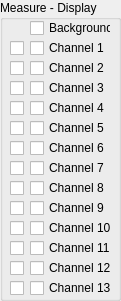
     <widget class="QGroupBox" name="groupBox_Measure">
      <property name="geometry">
       <rect>
        <x>910</x>
        <y>10</y>
        <width>121</width>
        <height>301</height>
       </rect>
      </property>
      <property name="font">
       <font>
        <pointsize>9</pointsize>
       </font>
      </property>
      <property name="title">
       <string>Measure - Display</string>
      </property>
      <widget class="QCheckBox" name="checkBox_MeasureChannel1">
       <property name="geometry">
        <rect>
         <x>10</x>
         <y>40</y>
         <width>15</width>
         <height>16</height>
        </rect>
       </property>
       <property name="maximumSize">
        <size>
         <width>81</width>
         <height>16777215</height>
        </size>
       </property>
       <property name="text">
        <string/>
       </property>
      </widget>
      <widget class="QCheckBox" name="checkBox_MeasureChannel2">
       <property name="geometry">
        <rect>
         <x>10</x>
         <y>60</y>
         <width>15</width>
         <height>16</height>
        </rect>
       </property>
       <property name="text">
        <string/>
       </property>
      </widget>
      <widget class="QCheckBox" name="checkBox_MeasureChannel3">
       <property name="geometry">
        <rect>
         <x>10</x>
         <y>80</y>
         <width>15</width>
         <height>16</height>
        </rect>
       </property>
       <property name="text">
        <string/>
       </property>
      </widget>
      <widget class="QCheckBox" name="checkBox_MeasureChannel4">
       <property name="geometry">
        <rect>
         <x>10</x>
         <y>100</y>
         <width>15</width>
         <height>16</height>
        </rect>
       </property>
       <property name="text">
        <string/>
       </property>
      </widget>
      <widget class="QCheckBox" name="checkBox_MeasureChannel5">
       <property name="geometry">
        <rect>
         <x>10</x>
         <y>120</y>
         <width>15</width>
         <height>16</height>
        </rect>
       </property>
       <property name="text">
        <string/>
       </property>
      </widget>
      <widget class="QCheckBox" name="checkBox_MeasureChannel6">
       <property name="geometry">
        <rect>
         <x>10</x>
         <y>140</y>
         <width>15</width>
         <height>16</height>
        </rect>
       </property>
       <property name="text">
        <string/>
       </property>
      </widget>
      <widget class="QCheckBox" name="checkBox_MeasureChannel7">
       <property name="geometry">
        <rect>
         <x>10</x>
         <y>160</y>
         <width>15</width>
         <height>16</height>
        </rect>
       </property>
       <property name="text">
        <string/>
       </property>
      </widget>
      <widget class="QCheckBox" name="checkBox_MeasureChannel8">
       <property name="geometry">
        <rect>
         <x>10</x>
         <y>180</y>
         <width>15</width>
         <height>16</height>
        </rect>
       </property>
       <property name="text">
        <string/>
       </property>
      </widget>
      <widget class="QCheckBox" name="checkBox_MeasureChannel9">
       <property name="geometry">
        <rect>
         <x>10</x>
         <y>200</y>
         <width>15</width>
         <height>16</height>
        </rect>
       </property>
       <property name="text">
        <string/>
       </property>
      </widget>
      <widget class="QCheckBox" name="checkBox_MeasureChannel10">
       <property name="geometry">
        <rect>
         <x>10</x>
         <y>220</y>
         <width>15</width>
         <height>16</height>
        </rect>
       </property>
       <property name="text">
        <string/>
       </property>
      </widget>
      <widget class="QCheckBox" name="checkBox_MeasureChannel11">
       <property name="geometry">
        <rect>
         <x>10</x>
         <y>240</y>
         <width>15</width>
         <height>16</height>
        </rect>
       </property>
       <property name="text">
        <string/>
       </property>
      </widget>
      <widget class="QCheckBox" name="checkBox_MeasureChannel12">
       <property name="geometry">
        <rect>
         <x>10</x>
         <y>260</y>
         <width>15</width>
         <height>16</height>
        </rect>
       </property>
       <property name="text">
        <string/>
       </property>
      </widget>
      <widget class="QCheckBox" name="checkBox_MeasureChannel13">
       <property name="geometry">
        <rect>
         <x>10</x>
         <y>280</y>
         <width>15</width>
         <height>16</height>
        </rect>
       </property>
       <property name="text">
        <string/>
       </property>
      </widget>
      <widget class="QCheckBox" name="checkBox_DisplayChannel0">
       <property name="geometry">
        <rect>
         <x>30</x>
         <y>20</y>
         <width>81</width>
         <height>16</height>
        </rect>
       </property>
       <property name="text">
        <string>Background</string>
       </property>
       <property name="checkable">
        <bool>true</bool>
       </property>
       <property name="checked">
        <bool>false</bool>
       </property>
      </widget>
      <widget class="QCheckBox" name="checkBox_DisplayChannel13">
       <property name="geometry">
        <rect>
         <x>30</x>
         <y>280</y>
         <width>81</width>
         <height>16</height>
        </rect>
       </property>
       <property name="text">
        <string>Channel 13</string>
       </property>
      </widget>
      <widget class="QCheckBox" name="checkBox_DisplayChannel3">
       <property name="geometry">
        <rect>
         <x>30</x>
         <y>80</y>
         <width>81</width>
         <height>16</height>
        </rect>
       </property>
       <property name="text">
        <string>Channel 3</string>
       </property>
      </widget>
      <widget class="QCheckBox" name="checkBox_DisplayChannel8">
       <property name="geometry">
        <rect>
         <x>30</x>
         <y>180</y>
         <width>81</width>
         <height>16</height>
        </rect>
       </property>
       <property name="text">
        <string>Channel 8</string>
       </property>
      </widget>
      <widget class="QCheckBox" name="checkBox_DisplayChannel10">
       <property name="geometry">
        <rect>
         <x>30</x>
         <y>220</y>
         <width>81</width>
         <height>16</height>
        </rect>
       </property>
       <property name="text">
        <string>Channel 10</string>
       </property>
      </widget>
      <widget class="QCheckBox" name="checkBox_DisplayChannel5">
       <property name="geometry">
        <rect>
         <x>30</x>
         <y>120</y>
         <width>81</width>
         <height>16</height>
        </rect>
       </property>
       <property name="text">
        <string>Channel 5</string>
       </property>
      </widget>
      <widget class="QCheckBox" name="checkBox_DisplayChannel2">
       <property name="geometry">
        <rect>
         <x>30</x>
         <y>60</y>
         <width>81</width>
         <height>16</height>
        </rect>
       </property>
       <property name="text">
        <string>Channel 2</string>
       </property>
      </widget>
      <widget class="QCheckBox" name="checkBox_DisplayChannel12">
       <property name="geometry">
        <rect>
         <x>30</x>
         <y>260</y>
         <width>81</width>
         <height>16</height>
        </rect>
       </property>
       <property name="text">
        <string>Channel 12</string>
       </property>
      </widget>
      <widget class="QCheckBox" name="checkBox_DisplayChannel7">
       <property name="geometry">
        <rect>
         <x>30</x>
         <y>160</y>
         <width>81</width>
         <height>16</height>
        </rect>
       </property>
       <property name="text">
        <string>Channel 7</string>
       </property>
      </widget>
      <widget class="QCheckBox" name="checkBox_DisplayChannel11">
       <property name="geometry">
        <rect>
         <x>30</x>
         <y>240</y>
         <width>81</width>
         <height>16</height>
        </rect>
       </property>
       <property name="text">
        <string>Channel 11</string>
       </property>
      </widget>
      <widget class="QCheckBox" name="checkBox_DisplayChannel9">
       <property name="geometry">
        <rect>
         <x>30</x>
         <y>200</y>
         <width>81</width>
         <height>16</height>
        </rect>
       </property>
       <property name="text">
        <string>Channel 9</string>
       </property>
      </widget>
      <widget class="QCheckBox" name="checkBox_DisplayChannel1">
       <property name="geometry">
        <rect>
         <x>30</x>
         <y>40</y>
         <width>81</width>
         <height>16</height>
        </rect>
       </property>
       <property name="text">
        <string>Channel 1</string>
       </property>
      </widget>
      <widget class="QCheckBox" name="checkBox_DisplayChannel4">
       <property name="geometry">
        <rect>
         <x>30</x>
         <y>100</y>
         <width>81</width>
         <height>16</height>
        </rect>
       </property>
       <property name="text">
        <string>Channel 4</string>
       </property>
      </widget>
      <widget class="QCheckBox" name="checkBox_DisplayChannel6">
       <property name="geometry">
        <rect>
         <x>30</x>
         <y>140</y>
         <width>81</width>
         <height>16</height>
        </rect>
       </property>
       <property name="text">
        <string>Channel 6</string>
       </property>
      </widget>
     </widget>
